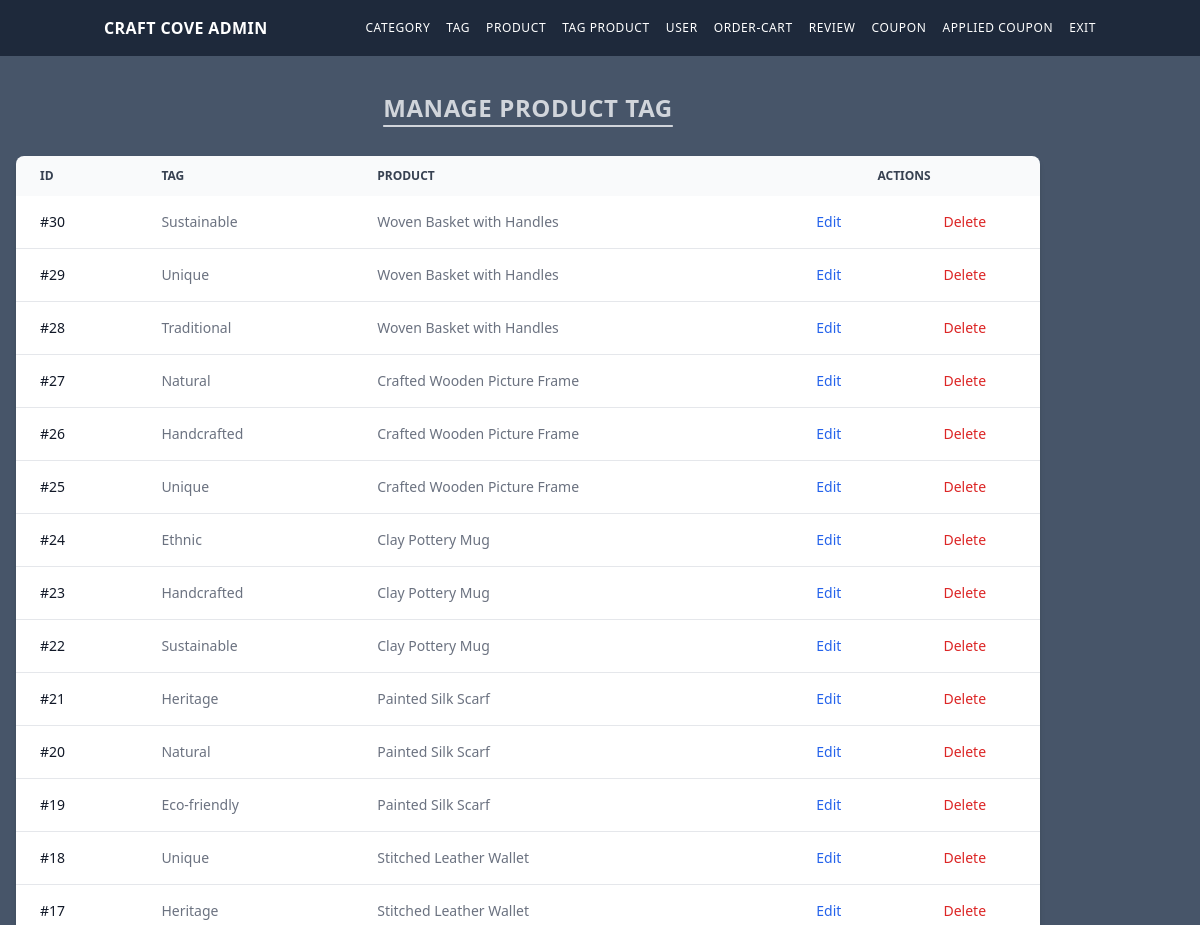
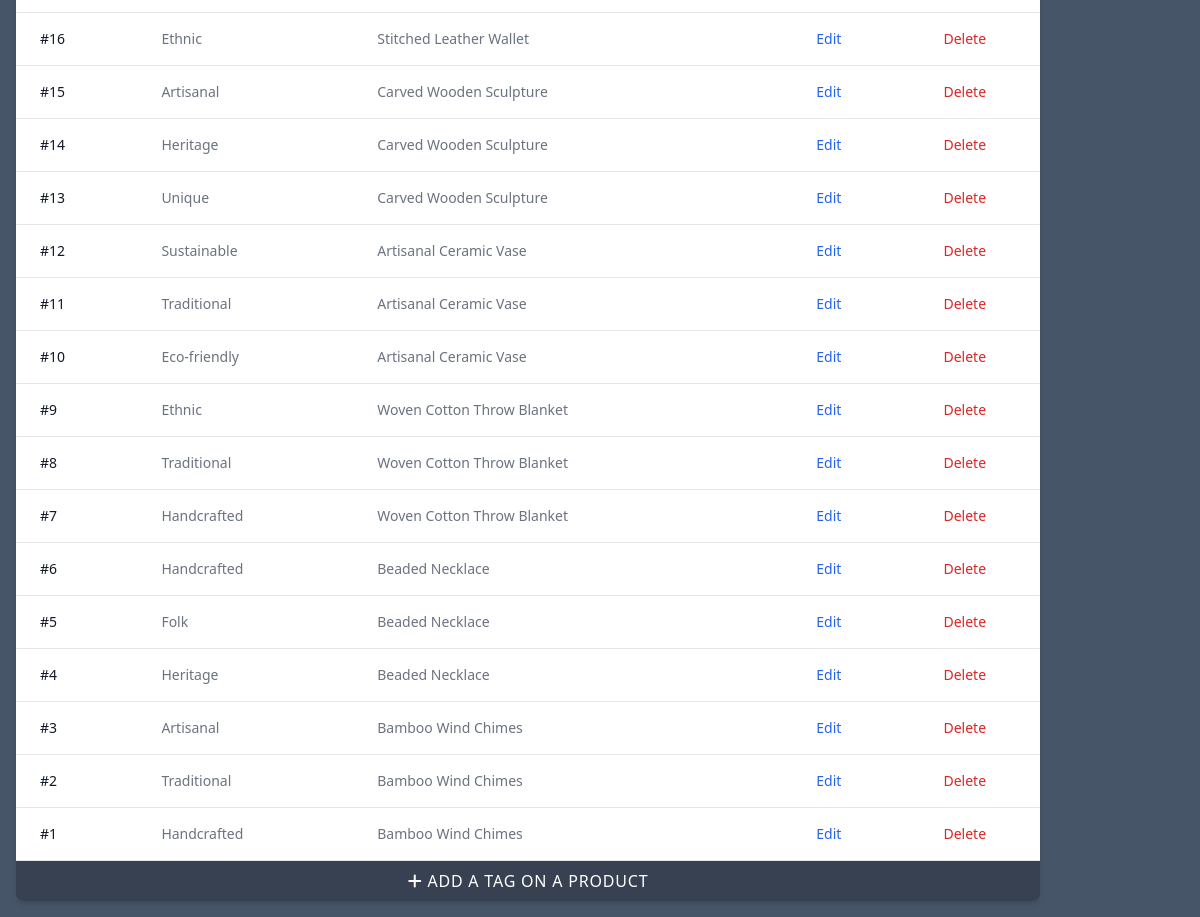
Page /admin_tag_product.php (signed in) on the committed database (2 pictures, top to bottom).
### tables this page shows
CREATE TABLE tag_product
(
    id         INT AUTO_INCREMENT PRIMARY KEY,
    tag_id     INT,
    product_id INT,
    FOREIGN KEY (tag_id) REFERENCES tag (id) ON DELETE CASCADE,
    FOREIGN KEY (product_id) REFERENCES product (id) ON DELETE CASCADE,
    UNIQUE KEY (tag_id, product_id)  
);

CREATE TABLE tag
(
    id   INT AUTO_INCREMENT PRIMARY KEY,
    name VARCHAR(255) NOT NULL UNIQUE
);

CREATE TABLE product
(
    id          INT AUTO_INCREMENT PRIMARY KEY,
    name        VARCHAR(255)   NOT NULL UNIQUE,
    img_url     VARCHAR(255),
    description TEXT,
    price       DECIMAL(10, 2) NOT NULL,
    total_sold  INT       DEFAULT 0,
    category_id INT            NOT NULL,
    created_at  TIMESTAMP DEFAULT CURRENT_TIMESTAMP,
    updated_at  TIMESTAMP DEFAULT CURRENT_TIMESTAMP ON UPDATE CURRENT_TIMESTAMP,
    stock       INT(11) DEFAULT 0,
    FOREIGN KEY (category_id) REFERENCES category (id) ON DELETE CASCADE
);

### admin_tag_product.php (the view, shortened to what this page needs)
<?php
global $conn;
$sql = "SELECT tp.id AS id, p.name as product_name,t.name as tag_name FROM tag_product tp
JOIN tag t on t.id = tp.tag_id
JOIN product p on p.id = tp.product_id ORDER BY id DESC";
$result = $conn->query($sql);
?>
<div class="container mt-5">
    <h1 class="text-gray-300 text-2xl tracking-wide uppercase text-center font-semibold underline underline-offset-8 mb-8">
        Manage Product Tag</h1>
    <div class="relative overflow-x-auto shadow-md sm:rounded-lg">
        <table class="w-full text-sm text-left rtl:text-right text-gray-500 dark:text-gray-400">
            <thead class="text-xs text-gray-700 uppercase bg-gray-50 dark:bg-gray-700 dark:text-gray-400">
            <tr>
                <th scope="col" class="px-6 py-3">
                    ID
                </th>
                <th scope="col" class="px-6 py-3">
                    Tag
                </th>
                <th scope="col" class="px-6 py-3">
                    Product
                </th>
                <th colspan="2" scope="col" class="px-6 py-3 text-center">
                    Actions
                </th>
            </tr>
            </thead>
            <tbody>
            <?php while ($row = mysqli_fetch_assoc($result)) : ?>
                <tr class="bg-white border-b dark:bg-gray-800 dark:border-gray-700 hover:bg-gray-50 dark:hover:bg-gray-600">
                    <th scope="row" class="px-6 py-4 font-medium text-gray-900 whitespace-nowrap dark:text-white">
                        #<?= $row['id'] ?>
                    </th>
                    <td class="px-6 py-4">
                        <?= $row['tag_name'] ?>
                    </td>
                    <td class="px-6 py-4">
                        <?= $row['product_name'] ?>
                    </td>
                    <td class="px-6 py-4 text-center">
                        <a href="admin_product_tag_edit.php?id=<?= $row['id'] ?>"
                           class="font-medium text-blue-600 dark:text-blue-500 hover:underline">Edit</a>
                    </td>
                    <td class="px-6 py-4 text-center">
                        <a href="admin_product_tag_delete.php?id=<?= $row['id'] ?>"
                           class="font-medium text-red-600 dark:text-red-500 hover:underline">Delete</a>
                    </td>
                </tr>
            <?php endwhile; ?>
            </tbody>
        </table>
        <a href="admin_product_tag_add.php"
           class="text-white bg-gray-700 w-full block uppercase text-center py-2 tracking-wider"><i
                    class="fa-solid fa-plus"></i> Add a Tag on a Product</a>
    </div>
</div>

### rows in the picture
tag_product: id "30", tag.name "Sustainable", product.name "Woven Basket with Handles"
tag_product: id "29", tag.name "Unique", product.name "Woven Basket with Handles"
tag_product: id "28", tag.name "Traditional", product.name "Woven Basket with Handles"
tag_product: id "27", tag.name "Natural", product.name "Crafted Wooden Picture Frame"
tag_product: id "26", tag.name "Handcrafted", product.name "Crafted Wooden Picture Frame"
tag_product: id "25", tag.name "Unique", product.name "Crafted Wooden Picture Frame"
tag_product: id "24", tag.name "Ethnic", product.name "Clay Pottery Mug"
tag_product: id "23", tag.name "Handcrafted", product.name "Clay Pottery Mug"
tag_product: id "22", tag.name "Sustainable", product.name "Clay Pottery Mug"
tag_product: id "21", tag.name "Heritage", product.name "Painted Silk Scarf"
tag_product: id "20", tag.name "Natural", product.name "Painted Silk Scarf"
tag_product: id "19", tag.name "Eco-friendly", product.name "Painted Silk Scarf"
tag_product: id "18", tag.name "Unique", product.name "Stitched Leather Wallet"
tag_product: id "17", tag.name "Heritage", product.name "Stitched Leather Wallet"
tag_product: id "16", tag.name "Ethnic", product.name "Stitched Leather Wallet"
tag_product: id "15", tag.name "Artisanal", product.name "Carved Wooden Sculpture"
tag_product: id "14", tag.name "Heritage", product.name "Carved Wooden Sculpture"
tag_product: id "13", tag.name "Unique", product.name "Carved Wooden Sculpture"
tag_product: id "12", tag.name "Sustainable", product.name "Artisanal Ceramic Vase"
tag_product: id "11", tag.name "Traditional", product.name "Artisanal Ceramic Vase"
tag_product: id "10", tag.name "Eco-friendly", product.name "Artisanal Ceramic Vase"
tag_product: id "9", tag.name "Ethnic", product.name "Woven Cotton Throw Blanket"
tag_product: id "8", tag.name "Traditional", product.name "Woven Cotton Throw Blanket"
tag_product: id "7", tag.name "Handcrafted", product.name "Woven Cotton Throw Blanket"
tag_product: id "6", tag.name "Handcrafted", product.name "Beaded Necklace"
tag_product: id "5", tag.name "Folk", product.name "Beaded Necklace"
tag_product: id "4", tag.name "Heritage", product.name "Beaded Necklace"
tag_product: id "3", tag.name "Artisanal", product.name "Bamboo Wind Chimes"
tag_product: id "2", tag.name "Traditional", product.name "Bamboo Wind Chimes"
tag_product: id "1", tag.name "Handcrafted", product.name "Bamboo Wind Chimes"
